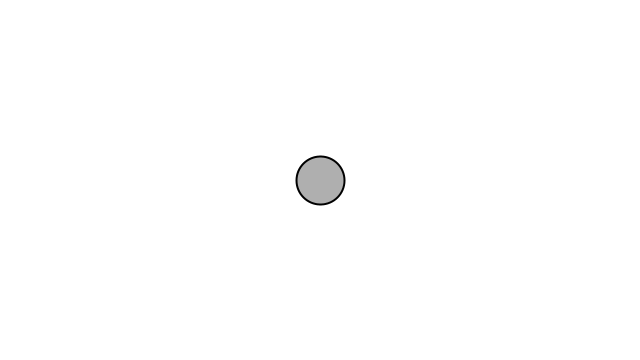
Frame 1 (no input)
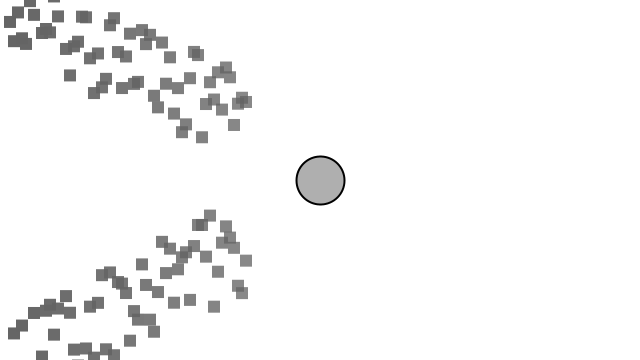
Frame 60 (the mouse pressed at the canvas centre just before this capture)
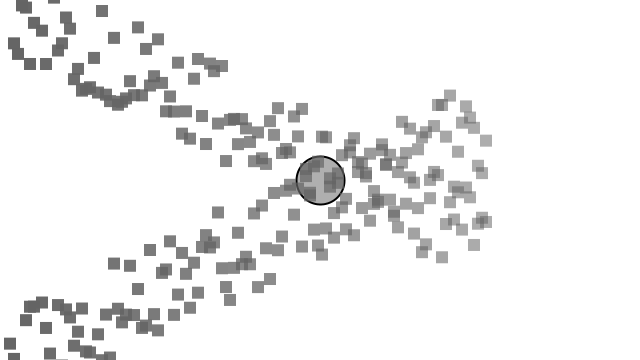
Frame 120 (the mouse held since frame 60 and released just before this capture)

The Processing sketch that drew these frames (run headless with seeded random() and noise(); from frame 60 on, the mouse is pressed at the canvas centre):

// Processing sketch: traffic_jam
// ── traffic_jam.pde
//Orion Campos
//June 14, 2015
//Based on Random Walk Traditional script by Daniel Shiffman, The Nature of Code

ParticleSystem ps1;
ParticleSystem ps2;
Repeller repeller;

void setup() {
  size(640, 360);
  ps1 = new ParticleSystem(new PVector(0, height), new PVector(4, -2));
  ps2 = new ParticleSystem(new PVector(0,0), new PVector(4, 2));
  repeller = new Repeller(width/2, height/2);
}

void draw() {
  background(255);
  ps1.addParticle();
  ps2.addParticle();

  // Apply gravity force to all Particles
  PVector force1 = new PVector(2, 0);
  ps1.applyForce(force1);
  ps1.applyRepeller(repeller);

  PVector force2 = new PVector(0, 2);
  ps2.applyForce(force2);
  ps2.applyRepeller(repeller);


  repeller.display();
  ps1.run();
  ps2.run();
}


// ── Particle.pde
//Orion Campos
//June 14, 2015
//Based on Random Walk Traditional script by Daniel Shiffman, The Nature of Code

class Particle {
  PVector location;
  PVector velocity;
  PVector acceleration;
  float lifespan;
  
  float mass = 1; // Let's do something better here!

  Particle(PVector l, PVector d) {
    acceleration = new PVector(0,0);
    velocity = d.get();
    location = l.get();
    lifespan = 255.0;
  }

  void run() {
    update();
    display();
  }

  void applyForce(PVector force) {
    PVector f = force.get();
    f.div(mass);   
    //acceleration.add(f);
  }

  // Method to update location
  void update() {
    velocity.add(acceleration);
    location.add(velocity);
    acceleration.mult(0);
    lifespan -= 1;
  }

  // Method to display
  void display() {
    noStroke();
    fill(100,lifespan);
    rect(location.x,location.y,12,12);
  }

  // Is the particle still useful?
  boolean isDead() {
    if (lifespan < 0.0) {
      return true;
    } else {
      return false;
    }
  }
}

// ── ParticleSystem.pde
//Orion Campos
//June 14, 2015
//Based on Random Walk Traditional script by Daniel Shiffman, The Nature of Code

class ParticleSystem {
  ArrayList<Particle> particles;
  PVector origin;
  PVector dir;

  ParticleSystem(PVector location, PVector d) {
    origin = location.get();
    dir = d.get();
    particles = new ArrayList<Particle>();
  }

  void addParticle() {
    PVector randompos = new PVector(origin.x, origin.y + random(-50,50));
    particles.add(new Particle(randompos, dir));
  }

  // A function to apply a force to all Particles
  void applyForce(PVector f) {
    for (Particle p: particles) {
      p.applyForce(f);
    }
  }

  void applyRepeller(Repeller r) {
    for (Particle p: particles) {
      PVector force = r.repel(p);        
      p.applyForce(force);
    }
  }


  void run() {
    for (int i = particles.size()-1; i >= 0; i--) {
      Particle p = particles.get(i);
      p.run();
      if (p.isDead()) {
        particles.remove(i);
      }
    }
  }
}

// ── Repeller.pde
//Orion Campos
//June 14, 2015
//Based on Random Walk Traditional script by Daniel Shiffman, The Nature of Code

// Particles + Forces

// A very basic Repeller class
class Repeller {
  
  // Gravitational Constant
  float G = 100;
  // Location
  PVector location;
  float r = 10;

  Repeller(float x, float y)  {
    location = new PVector(x,y);
  }

  void display() {
    stroke(0);
    strokeWeight(2);
    fill(175);
    ellipse(location.x,location.y,48,48);
  }

  // Calculate a force to push particle away from repeller
  PVector repel(Particle p) {
    PVector dir = PVector.sub(location,p.location);      // Calculate direction of force
    float d = dir.mag();                       // Distance between objects
    dir.normalize();                           // Normalize vector (distance doesn't matter here, we just want this vector for direction)
    d = constrain(d,5,100);                    // Keep distance within a reasonable range
    float force = -1 * G / (d * d);            // Repelling force is inversely proportional to distance
    dir.mult(force);                           // Get force vector --> magnitude * direction
    return dir;
  }  
}
